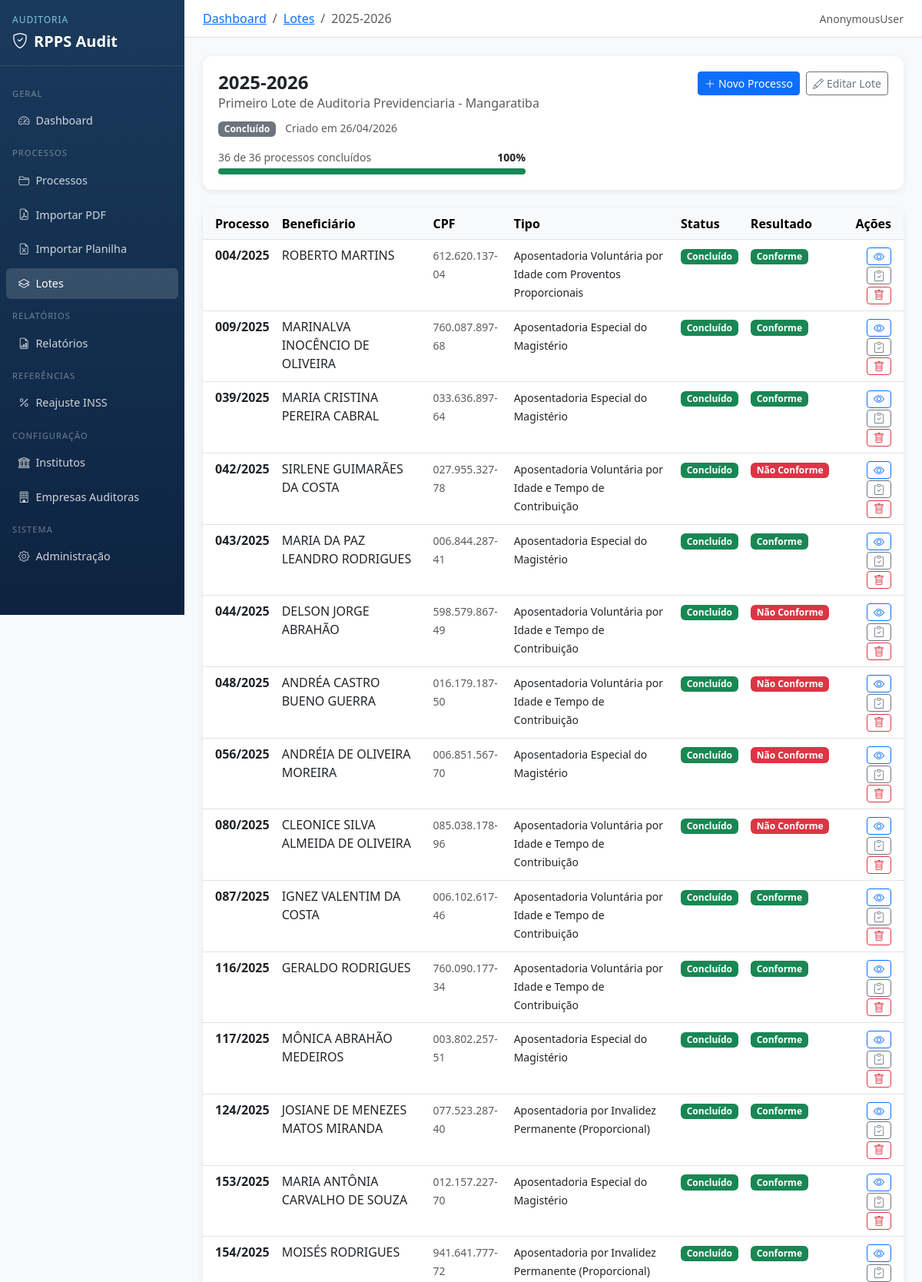
The page /processos/lotes/2/ (upper part) on the database its author committed.
### processos/models.py (models this page shows, shortened)
class Lote(models.Model):
    numero = models.CharField(max_length=50, unique=True, verbose_name='Número do Lote')
    descricao = models.TextField(blank=True, verbose_name='Descrição')
    data_criacao = models.DateTimeField(default=timezone.now, verbose_name='Data de Criação')
    status = models.CharField(max_length=20, choices=StatusLote.choices, default=StatusLote.ABERTO, verbose_name='Status')
    class Meta:
        verbose_name = 'Lote'
        verbose_name_plural = 'Lotes'
        ordering = ['-data_criacao']
    @property
    def total_processos(self):
        return self.processo_set.count()
    @property
    def processos_concluidos(self):
        return self.processo_set.filter(status_processo=StatusProcesso.CONCLUIDO).count()
    @property
    def percentual_conclusao(self):
        total = self.total_processos
        if total == 0:
            return 0
        return round((self.processos_concluidos / total) * 100)

class Processo(models.Model):
    numero = models.CharField(max_length=100, unique=True, verbose_name='Número do Processo')
    beneficiario = models.ForeignKey(Beneficiario, on_delete=models.PROTECT, verbose_name='Beneficiário')
    tipo_beneficio = models.CharField(max_length=50, choices=TipoBeneficio.choices, verbose_name='Tipo de Benefício')
    status_processo = models.CharField(max_length=20, choices=StatusProcesso.choices, default=StatusProcesso.PENDENTE, verbose_name='Status')
    data_concessao = models.DateField(null=True, blank=True, verbose_name='Data de Concessão')
    data_publicacao = models.DateField(null=True, blank=True, verbose_name='Data de Publicação')
    lote = models.ForeignKey(Lote, on_delete=models.SET_NULL, null=True, blank=True, verbose_name='Lote')
    instituto = models.ForeignKey('institutos.Instituto', on_delete=models.SET_NULL, null=True, blank=True, verbose_name='Instituto RPPS')
    observacoes = models.TextField(blank=True, verbose_name='Observações')
    limitacao_tecnica = models.TextField(blank=True, verbose_name='Limitações Técnicas', help_text='Registre aqui a ausência ou insuficiência de documentos essenciais (cf. cláusula 12.4)')
    data_cadastro = models.DateTimeField(default=timezone.now, verbose_name='Data de Cadastro')
    class Meta:
        verbose_name = 'Processo'
        verbose_name_plural = 'Processos'
        ordering = ['-data_cadastro']
    def get_resultado_analise(self):
        resultados = []
        try:
            resultados.append(self.analiseelegibilidade.resultado)
        except Exception:
            pass
        try:
            resultados.append(self.analisecalculo.resultado)
        except Exception:
            pass
        try:
            resultados.append(self.conferenciafolha.resultado)
        except Exception:
            pass
        if not resultados:
            return None
        if 'NAO_CONFORME' in resultados:
            return 'NAO_CONFORME'
        if 'RESSALVAS' in resultados:
            return 'RESSALVAS'
        if all(r == 'CONFORME' for r in resultados):
            return 'CONFORME'
        return 'INDETERMINADO'
    def get_resultado_analise_display(self):
        _labels = {
            'CONFORME':     'Conforme',
            'RESSALVAS':    'Conforme com Ressalvas',
            'NAO_CONFORME': 'Não Conforme',
            'INDETERMINADO':'Indeterminado',
        }
        return _labels.get(self.get_resultado_analise(), None)

class Beneficiario(models.Model):
    nome = models.CharField(max_length=255, verbose_name='Nome Completo')
    cpf = models.CharField(max_length=14, unique=True, verbose_name='CPF')
    matricula = models.CharField(max_length=50, blank=True, verbose_name='Matrícula')
    municipio = models.CharField(max_length=100, blank=True, verbose_name='Município')
    cargo = models.CharField(max_length=200, blank=True, verbose_name='Cargo/Função')
    carreira = models.CharField(max_length=200, blank=True, verbose_name='Carreira')
    class Meta:
        verbose_name = 'Beneficiário'
        verbose_name_plural = 'Beneficiários'
        ordering = ['nome']

### processos/views.py (the view)
# urls.py: path('lotes/<int:pk>/', views.lote_detalhe, name='lote_detalhe'),
def lote_detalhe(request, pk):
    lote = get_object_or_404(Lote, pk=pk)
    processos = (
        Processo.objects
        .filter(lote=lote)
        .select_related('beneficiario', 'analiseelegibilidade', 'analisecalculo', 'conferenciafolha')
        .order_by('numero')
    )
    return render(request, 'processos/lote_detalhe.html', {
        'lote': lote,
        'processos': processos,
        'status_choices': StatusLote.choices,
    })

### templates/processos/lote_detalhe.html (shortened to what this page needs)
{% extends 'base.html' %}
{% block breadcrumb %}
<li class="breadcrumb-item"><a href="{% url 'core:dashboard' %}">Dashboard</a></li>
<li class="breadcrumb-item"><a href="{% url 'processos:lotes' %}">Lotes</a></li>
<li class="breadcrumb-item active">{{ lote.numero }}</li>
{% endblock %}
{% block content %}
<div class="card card-stat mb-4">
    <div class="card-body">
        <div class="d-flex justify-content-between align-items-start">
            <div>
                <h4 class="fw-bold mb-0">{{ lote.numero }}</h4>
                {% if lote.descricao %}<p class="text-muted mb-2">{{ lote.descricao }}</p>{% endif %}
                <span class="badge {% if lote.status == 'ABERTO' %}bg-success{% elif lote.status == 'EM_ANDAMENTO' %}bg-warning text-dark{% else %}bg-secondary{% endif %}">
                    {{ lote.get_status_display }}
                </span>
                <small class="text-muted ms-2">Criado em {{ lote.data_criacao|date:"d/m/Y" }}</small>
            </div>
            <div class="d-flex gap-2">
                <a href="{% url 'processos:novo' %}?lote={{ lote.pk }}" class="btn btn-primary btn-sm">
                    <i class="bi bi-plus-lg me-1"></i>Novo Processo
                </a>
                <a href="{% url 'processos:editar_lote' lote.pk %}" class="btn btn-outline-secondary btn-sm">
                    <i class="bi bi-pencil me-1"></i>Editar Lote
                </a>
            </div>
        </div>
        <div class="mt-3" style="max-width: 400px;">
            <div class="d-flex justify-content-between mb-1">
                <small class="text-muted">{{ lote.processos_concluidos }} de {{ lote.total_processos }} processos concluídos</small>
                <small class="fw-semibold">{{ lote.percentual_conclusao }}%</small>
            </div>
            <div class="progress" style="height: 8px;">
                <div class="progress-bar {% if lote.percentual_conclusao == 100 %}bg-success{% endif %}"
                     style="width: {{ lote.percentual_conclusao }}%"></div>
            </div>
        </div>
    </div>
</div>
<div class="card card-stat">
    <div class="card-body p-0">
        <div class="table-responsive">
            <table class="table table-hover mb-0">
                <thead class="table-light">
                    <tr>
                        <th class="ps-3">Processo</th>
                        <th>Beneficiário</th>
                        <th>CPF</th>
                        <th>Tipo</th>
                        <th>Status</th>
                        <th>Resultado</th>
                        <th class="text-end pe-3">Ações</th>
                    </tr>
                </thead>
                <tbody>
                    {% for processo in processos %}
                    <tr style="cursor:pointer" onclick="location.href='{% url 'processos:detalhe' processo.pk %}'">
                        <td class="ps-3 fw-semibold">{{ processo.numero }}</td>
                        <td>{{ processo.beneficiario.nome|upper }}</td>
                        <td><small class="text-muted">{{ processo.beneficiario.cpf }}</small></td>
                        <td><small>{{ processo.get_tipo_beneficio_display }}</small></td>
                        <td>
                            <span class="badge badge-{{ processo.status_processo|lower }}">
                                {{ processo.get_status_processo_display }}
                            </span>
                        </td>
                        <td>
                            {% with resultado=processo.get_resultado_analise resultado_label=processo.get_resultado_analise_display %}
                            {% if resultado %}
                                <span class="badge badge-{{ resultado|lower }}">{{ resultado_label }}</span>
                            {% else %}
                                <span class="text-muted small">—</span>
                            {% endif %}
                            {% endwith %}
                        </td>
                        <td class="text-end pe-3" onclick="event.stopPropagation()">
                            <a href="{% url 'processos:detalhe' processo.pk %}" class="btn btn-sm btn-outline-primary py-0">
                                <i class="bi bi-eye"></i>
                            </a>
                            <a href="{% url 'analise:analise' processo.pk %}" class="btn btn-sm btn-outline-secondary py-0">
                                <i class="bi bi-clipboard-check"></i>
                            </a>
                            <form method="post" action="{% url 'processos:excluir' processo.pk %}" class="d-inline"
                                  onsubmit="return confirm('Excluir o processo {{ processo.numero }}?')">
                                <button type="submit" class="btn btn-sm btn-outline-danger py-0">
                                    <i class="bi bi-trash"></i>
                                </button>
                            </form>
                        </td>
                    </tr>
                    {% endfor %}
                </tbody>
            </table>
        </div>
    </div>
</div>
{% endblock %}

### templates/base.html (style rules this page uses)
body { background-color: #f8f9fa; }
.badge-conforme { background-color: #198754; text-decoration: none; }
.badge-nao_conforme { background-color: #dc3545; text-decoration: none; }
.badge-concluido { background-color: #198754; text-decoration: none; }
.card-stat { border: none; border-radius: 12px; box-shadow: 0 2px 8px rgba(0,0,0,0.08); }
.card-stat .card-body { padding: 1.25rem; }

### rows shown on the page
Lote: numero "2025-2026", descricao "Primeiro Lote de Auditoria Previdenciaria - Mangaratiba", status "Concluído", data_criacao "26/04/2026", processos_concluidos "36", total_processos "36", percentual_conclusao "100"
Processo: numero "004/2025", beneficiario.nome "ROBERTO MARTINS", beneficiario.cpf "612.620.137-04", tipo_beneficio "Aposentadoria Voluntária por Idade com Proventos Proporcionais", status_processo "Concluído", resultado_analise "Conforme"
Processo: numero "009/2025", beneficiario.nome "MARINALVA INOCÊNCIO DE OLIVEIRA", beneficiario.cpf "760.087.897-68", tipo_beneficio "Aposentadoria Especial do Magistério", status_processo "Concluído", resultado_analise "Conforme"
Processo: numero "039/2025", beneficiario.nome "MARIA CRISTINA PEREIRA CABRAL", beneficiario.cpf "033.636.897-64", tipo_beneficio "Aposentadoria Especial do Magistério", status_processo "Concluído", resultado_analise "Conforme"
Processo: numero "042/2025", beneficiario.nome "SIRLENE GUIMARÃES DA COSTA", beneficiario.cpf "027.955.327-78", tipo_beneficio "Aposentadoria Voluntária por Idade e Tempo de Contribuição", status_processo "Concluído", resultado_analise "Não Conforme"
Processo: numero "043/2025", beneficiario.nome "MARIA DA PAZ LEANDRO RODRIGUES", beneficiario.cpf "006.844.287-41", tipo_beneficio "Aposentadoria Especial do Magistério", status_processo "Concluído", resultado_analise "Conforme"
Processo: numero "044/2025", beneficiario.nome "DELSON JORGE ABRAHÃO", beneficiario.cpf "598.579.867-49", tipo_beneficio "Aposentadoria Voluntária por Idade e Tempo de Contribuição", status_processo "Concluído", resultado_analise "Não Conforme"
Processo: numero "048/2025", beneficiario.nome "ANDRÉA CASTRO BUENO GUERRA", beneficiario.cpf "016.179.187-50", tipo_beneficio "Aposentadoria Voluntária por Idade e Tempo de Contribuição", status_processo "Concluído", resultado_analise "Não Conforme"
Processo: numero "056/2025", beneficiario.nome "ANDRÉIA DE OLIVEIRA MOREIRA", beneficiario.cpf "006.851.567-70", tipo_beneficio "Aposentadoria Especial do Magistério", status_processo "Concluído", resultado_analise "Não Conforme"
Processo: numero "080/2025", beneficiario.nome "CLEONICE SILVA ALMEIDA DE OLIVEIRA", beneficiario.cpf "085.038.178-96", tipo_beneficio "Aposentadoria Voluntária por Idade e Tempo de Contribuição", status_processo "Concluído", resultado_analise "Não Conforme"
Processo: numero "087/2025", beneficiario.nome "IGNEZ VALENTIM DA COSTA", beneficiario.cpf "006.102.617-46", tipo_beneficio "Aposentadoria Voluntária por Idade e Tempo de Contribuição", status_processo "Concluído", resultado_analise "Conforme"
Processo: numero "116/2025", beneficiario.nome "GERALDO RODRIGUES", beneficiario.cpf "760.090.177-34", tipo_beneficio "Aposentadoria Voluntária por Idade e Tempo de Contribuição", status_processo "Concluído", resultado_analise "Conforme"
Processo: numero "117/2025", beneficiario.nome "MÔNICA ABRAHÃO MEDEIROS", beneficiario.cpf "003.802.257-51", tipo_beneficio "Aposentadoria Especial do Magistério", status_processo "Concluído", resultado_analise "Conforme"
Processo: numero "124/2025", beneficiario.nome "JOSIANE DE MENEZES MATOS MIRANDA", beneficiario.cpf "077.523.287-40", tipo_beneficio "Aposentadoria por Invalidez Permanente (Proporcional)", status_processo "Concluído", resultado_analise "Conforme"
Processo: numero "153/2025", beneficiario.nome "MARIA ANTÔNIA CARVALHO DE SOUZA", beneficiario.cpf "012.157.227-70", tipo_beneficio "Aposentadoria Especial do Magistério", status_processo "Concluído", resultado_analise "Conforme"
Processo: numero "154/2025", beneficiario.nome "MOISÉS RODRIGUES", beneficiario.cpf "941.641.777-72", tipo_beneficio "Aposentadoria por Invalidez Permanente (Proporcional)", status_processo "Concluído", resultado_analise "Conforme"

### other values the page prints
{{ request.user }} "AnonymousUser"
